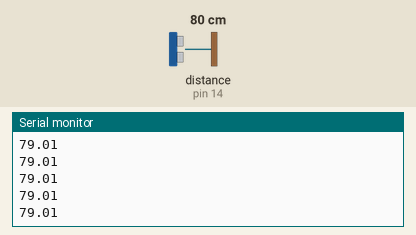
Bench run of a sketch on a simulated Arduino Uno, built with avr-gcc and run on an emulated ATmega328P. Parts: the last lines printed to the serial monitor. Wiring (inferred from the names in the program): ultrasonic range finder: trigger pin 12; echo pin 14. The inputs (shaded band) are chosen by the test bench; at power-on: distance to the obstacle (sensor on pin 14) 80 cm. The echo pulse lasts 58.3 µs per cm.

Above: at 1.2 s.
1.3 s: distance to the obstacle (sensor on pin 14) set to 2 cm
At 1.35 s:
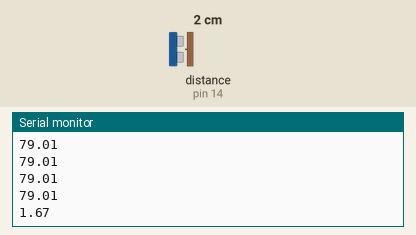
2.8 s: distance to the obstacle (sensor on pin 14) set to 4 cm
At 2.83 s:
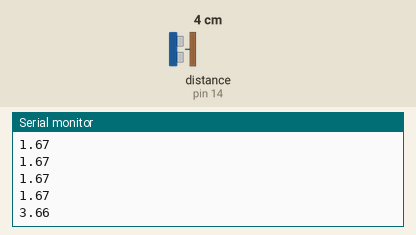
Timing chart, 0 to 5.8 s (numbered marks = the images above; inputs shaded):
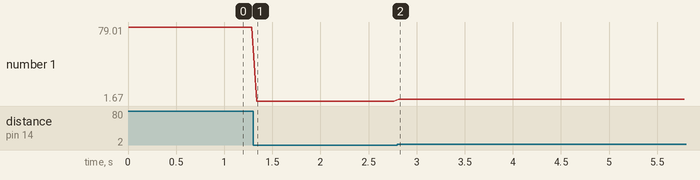

The sketch:

17_sonic.ino
```cpp
int Trig =12; // 發出聲波腳位
int Echo =14; // 接收聲波腳位
void setup(){
 Serial.begin(115200);
 pinMode(Trig, OUTPUT);
 pinMode(Echo, INPUT);
}
void loop() {
 digitalWrite(Trig, LOW); // 先關閉
 delayMicroseconds(5);
 digitalWrite(Trig, HIGH); // 啟動超音波
 delayMicroseconds(10);
 digitalWrite(Trig, LOW); // 關閉
 float EchoTime = pulseIn(Echo, HIGH); // 計算傳回時間
 float CMValue = EchoTime / 29.4 / 2; // 將時間轉換成距離
  Serial.println(CMValue);
 delay(50);
}
```

Measured:
- after the input at 1.3 s, the serial monitor: prints a new line at once (image 1)
- after the input at 2.8 s, the serial monitor: prints a new line at once (image 2)
- plotted number 1: 79.01 → 1.67 after the input at 1.3 s, 1.67 → 3.66 after the input at 2.8 s
